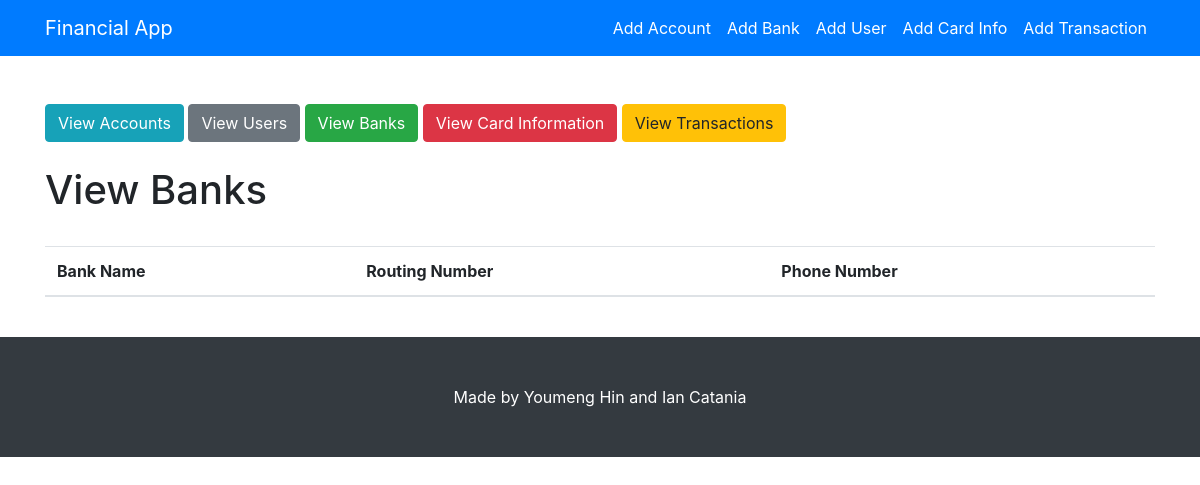
Before: /users/view-banks/ with the older database file.
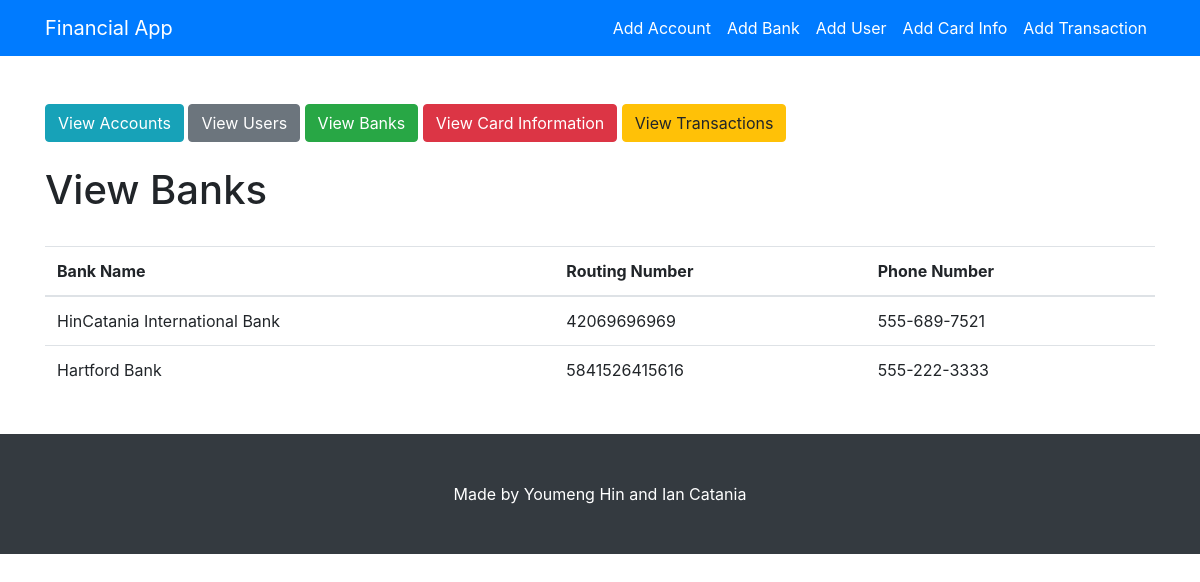
After: the same page with the newer database file.
### users/models.py (models this page shows, shortened)
class Bank(models.Model):
    bank_name = models.CharField(max_length=100, default="bank")
    routing_number = models.BigIntegerField()
    bank_phone = models.CharField(max_length=100)

### users/views.py (the view)
def view_banks(request):
    template_name = 'users/view_banks.html'
    banks = Bank.objects.all()
    context = {
        'banks': banks
    }
    return render(request, template_name, context)

### users/templates/users/view_banks.html
{% extends "users/base.html"%}
{%block content%}
<br><br>
<h1> View Banks </h1>
<br>
<table class="table">
  <thead>
    <tr>
      <th scope="col">Bank Name</th>
      <th scope="col">Routing Number</th>
      <th scope="col">Phone Number</th>
    </tr>
  </thead>
  <tbody>
	{%for bank in banks%}
    <tr>
      <td>{{bank.bank_name}}</td>
      <td>{{bank.routing_number}}</td>
      <td>{{bank.bank_phone}}</td>
    </tr>
	{%endfor%}
  </tbody>
</table>
<br>
{%endblock content%}

Changed rows visible on the page:
added Bank: bank_name "HinCatania International Bank", routing_number "42069696969", bank_phone "555-689-7521"
added Bank: bank_name "Hartford Bank", routing_number "5841526415616", bank_phone "555-222-3333"
